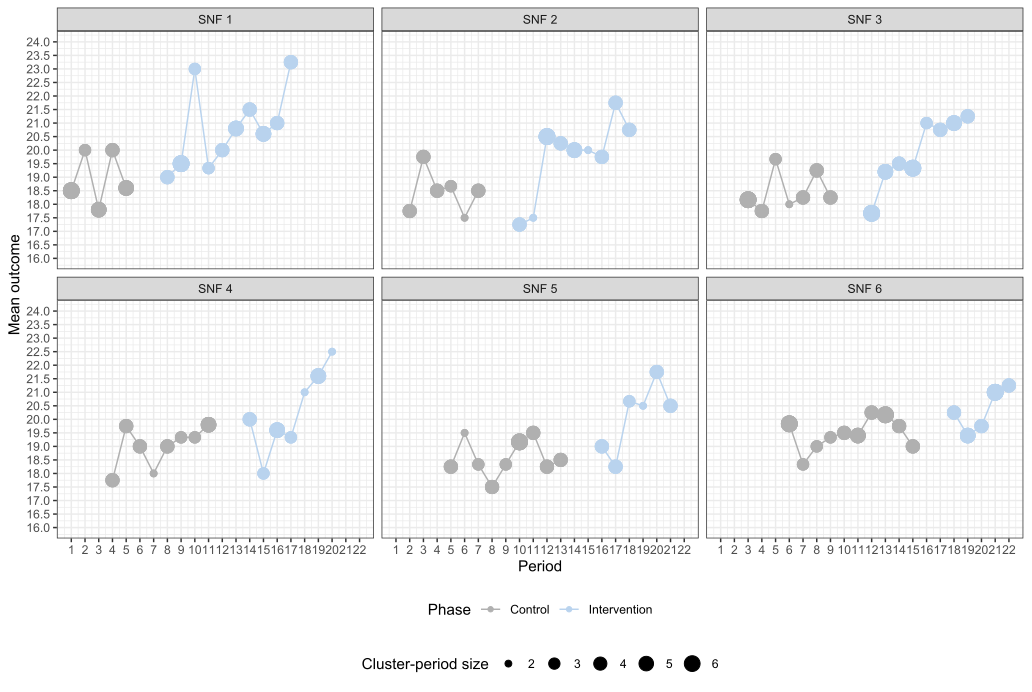

R code for this plot:
# Generate the visulization plot of the marignal mean for pcgs in CH study
# Sep 22nd;
library(readr)
library(tidyverse)
sample_data_PCGS_tutorial_paper_ICC01 <- read_csv("~/Downloads/sample_data_PCGS_tutorial_paper_ICC01.csv")
sample_data_PCGS_tutorial_paper_cp_mean = sample_data_PCGS_tutorial_paper_ICC01%>%
  group_by(clusters, periods)%>%summarise(means = mean(pcgs_integer), cp_size = n())%>%
  left_join(sample_data_PCGS_tutorial_paper_ICC01%>%select(clusters,periods,intervention_binary),by=c("clusters","periods"))
write.csv(sample_data_PCGS_tutorial_paper_cp_mean, "/Users/zying/Downloads/Tutorial paper CH pcgs simulated data codes and results v2/data/ClusterPeriodSize_CH_Simulated_PCGS.csv")
cohort.labs <- c("SNF 1", "SNF 2", "SNF 3", "SNF 4", "SNF 5", "SNF 6")
names(cohort.labs) <- c(1, 2, 3, 4, 5, 6)
options(scipen=10000)
ggplot(data = sample_data_PCGS_tutorial_paper_cp_mean, aes(periods, means, colour =factor( intervention_binary))) +
  geom_line() + geom_point(aes(size = cp_size)) + 
  scale_size_continuous(range = c(2, 5))+
  facet_wrap(~clusters,  ncol=3, labeller = labeller(clusters = cohort.labs)) +
  theme_bw() +
  scale_color_manual(values = c("grey69", "slategray2", "cornflowerblue"),
                     labels = c("Control", "Intervention", "Maintenance"),
                     breaks = c("0", "1", "2")) +
  xlab("Period") + ylab("Mean outcome") +
  scale_y_continuous(limits = c(16, 24), breaks = seq(16, 24, 0.5)) +
  scale_x_continuous(breaks = seq(1, 22, 1)) +
  theme(legend.position="bottom", legend.direction = "horizontal", legend.box = "vertical") +
  guides(color = guide_legend(title = "Phase"),
         size = guide_legend(title = "Cluster-period size"))
